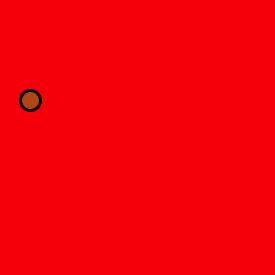
Frame 1 (no input)
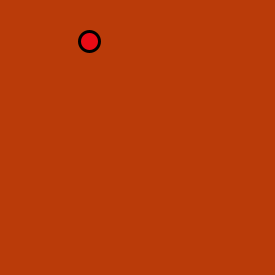
Frame 60 (the mouse pressed at the canvas centre just before this capture)
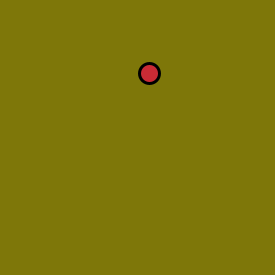
Frame 120 (the mouse held since frame 60 and released just before this capture)

The Processing sketch that drew these frames (run headless with seeded random() and noise(); from frame 60 on, the mouse is pressed at the canvas centre):

// Processing sketch: random_balls
// ── random_balls.pde
//colour balls
void setup(){
size(275,275);
background(255);
smooth();}
int y= 10;
int x= 80;
void draw(){
background(255-y,y-10,y%60);
strokeWeight(3);
fill(255-x,x-10,x%60);
ellipse(y+20,x+20,20,20);
y++;
if (second()%3==0)
{x++;}
else{
x--;}
if (y > width-30 || y<0) {
y = int(random(20,230));}
if (x > height-30 || x<0) {
x = int(random(20,230));}
}
